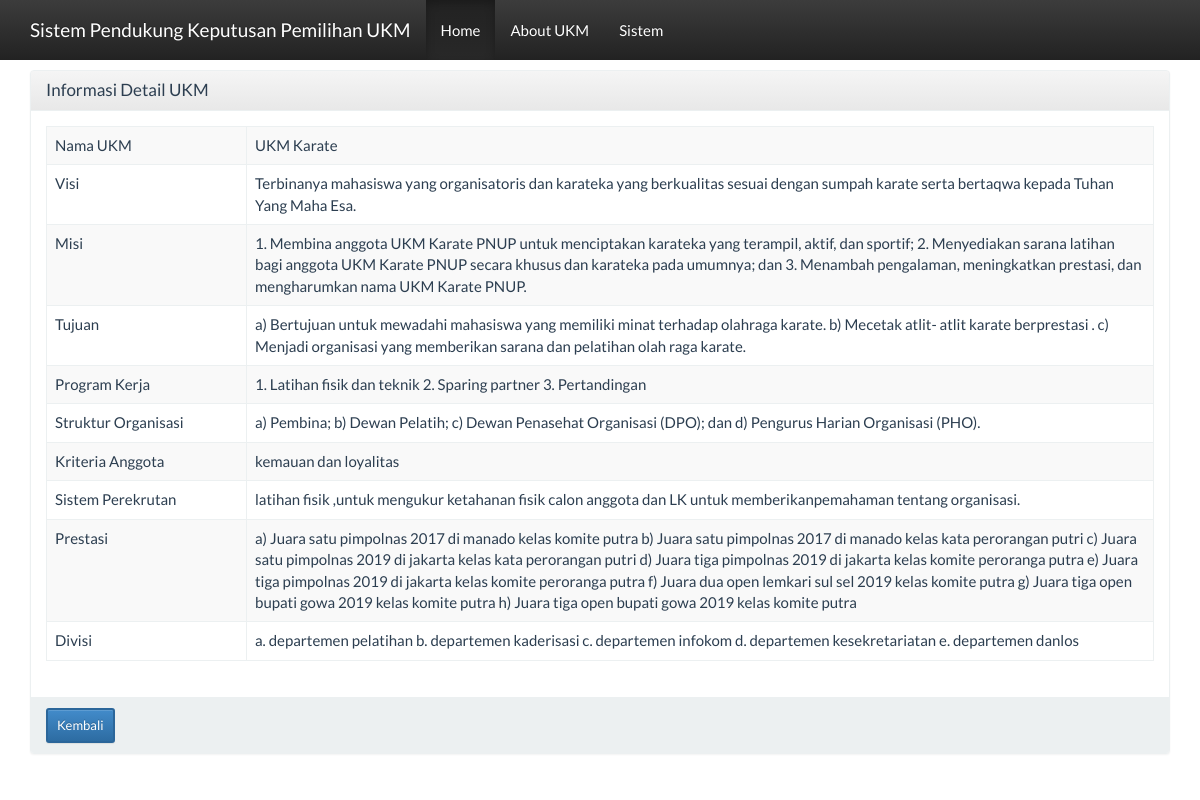
Page /?page=ukm&actions=detail&id=2 on the committed database.
### tables this page shows
CREATE TABLE `tb_data_ukm` (
  `id` int(11) NOT NULL,
  `nama_ukm` varchar(50) DEFAULT NULL,
  `visi` varchar(500) DEFAULT NULL,
  `misi` varchar(1000) DEFAULT NULL,
  `tujuan` varchar(500) DEFAULT NULL,
  `proker` varchar(1000) DEFAULT NULL,
  `struktur_org` varchar(500) DEFAULT NULL,
  `kriteria_ang` varchar(100) DEFAULT NULL,
  `sistem_rekrut` varchar(1000) DEFAULT NULL,
  `prestasi` varchar(500) DEFAULT NULL,
  `divisi` varchar(1000) DEFAULT NULL,
  `about` varchar(1000) DEFAULT NULL,
  `foto` varchar(200) DEFAULT NULL
);

### db/database.php (called while the page is built, shortened)
<?php
class database {
    private $servername;
    private $user_db;
    private $password_db;
    private $database;
    private $koneksi;
    function database() {
        return $this->connect_db();
    }
    function load_conf_db() {
        $path = dirname(__FILE__) . '/koneksi.php';
        if (file_exists($path)) {
            $conf = include $path;
            $this->servername = @$conf['host'];
            $this->database = @$conf['dbname'];
            $this->user_db = @$conf['username'];
            $this->password_db = @$conf['password'];
        }
    }
    public function connect_db() {
        $this->koneksi = mysqli_connect($this->servername, $this->user_db, $this->password_db, $this->database);
        return $this->koneksi;
    }
    function db_query($sql) {
        $conn = $this->koneksi;
        return mysqli_query($conn, $sql);
    }
    function db_fetch_array($result) {
        return mysqli_fetch_array($result);
    }
}
?>

### db/koneksi.php (called while the page is built)
<?php
return array(
    'host' => "localhost",
    'username' => "root",
    'password' => "",
    'dbname' => "spk_ukm",
);
?>

### views/ukm_detail.php (the view)
<?php
require 'db/database.php';
?>
<div class="container">
    <div class="row">
        <div class="col-xs-12">
            <div class="panel panel-default">
                <div class="panel-heading">
                    <h3 class="panel-title">Informasi Detail UKM</h3>
                </div>
                <div class="panel-body">
                    <?php
                    $db_object = new database();
                    $sql = "SELECT *FROM tb_data_ukm WHERE id='" . $_GET ['id'] . "'";
                    $query = $db_object->db_query($sql);
                     while ($data = $db_object->db_fetch_array($query)) {
                    ?>
                    <table class="table table-bordered table-striped table-hover">
                        <tr>
                            <td width="200">Nama UKM</td> <td><?= $data['nama_ukm'] ?></td>
                        </tr>
                        <tr>
                            <td>Visi</td> <td><?= $data['visi'] ?></td>
                        </tr>
                        <tr>
                            <td>Misi</td> <td><?= $data['misi'] ?></td>
                        </tr>
                        <tr>
                            <td>Tujuan</td> <td><?= $data['tujuan'] ?></td>
                        </tr>
                        <tr>
                            <td>Program Kerja</td> <td><?= $data['proker'] ?></td>
                        </tr>
                        <tr>
                            <td>Struktur Organisasi</td> <td><?= $data['struktur_org'] ?></td>
                        </tr>
                        <tr>
                            <td>Kriteria Anggota</td> <td><?= $data['kriteria_ang'] ?></td>
                        </tr>
                        <tr>
                            <td>Sistem Perekrutan</td> <td><?= $data['sistem_rekrut'] ?></td>
                        </tr>
                        <tr>
                            <td>Prestasi</td> <td><?= $data['prestasi'] ?></td>
                        </tr>
                        <tr>
                            <td>Divisi</td> <td><?= $data['divisi'] ?></td>
                        </tr>
                    </table>
                </div>
                <div class="panel-footer">
                    <a href="?page=ukm&actions=tampil" class="btn btn-primary btn-sm">
                        Kembali </a>
                </div>
            </div>
        </div>
    </div>
</div>
<?php } ?>

### index.php (style rules this page uses)
body { margin-top:70px; }

### rows in the picture
tb_data_ukm: nama_ukm "UKM Karate", visi "Terbinanya mahasiswa yang organisatoris dan karateka yang berkualitas sesuai dengan sumpah karate serta bertaqwa kepada Tuhan Yang Maha Esa.", misi "1. Membina anggota UKM Karate PNUP untuk menciptakan karateka yang terampil, aktif, dan sportif; 2. Menyediakan sarana latihan bagi anggota UKM Karate PNUP secara khusus dan karateka pada umumnya; dan 3. Menambah pengalaman, meningkatkan prestasi, dan mengharumkan nama UKM Karate PNUP.", tujuan "a) Bertujuan untuk mewadahi mahasiswa yang memiliki minat terhadap olahraga karate. b) Mecetak atlit- atlit karate berprestasi . c) Menjadi organisasi yang memberikan sarana dan pelatihan olah raga karate.", proker "1. Latihan fisik dan teknik 2. Sparing partner 3. Pertandingan", struktur_org "a) Pembina; b) Dewan Pelatih; c) Dewan Penasehat Organisasi (DPO); dan d) Pengurus Harian Organisasi (PHO).", kriteria_ang "kemauan dan loyalitas", sistem_rekrut "latihan fisik ,untuk mengukur ketahanan fisik calon anggota dan LK untuk memberikanpemahaman tentang organisasi.", prestasi "a) Juara satu pimpolnas 2017 di manado kelas komite putra b) Juara satu pimpolnas 2017 di manado kelas kata perorangan putri c) Juara satu pimpolnas 2019 di jakarta kelas kata perorangan putri d) Juara tiga pimpolnas 2019 di jakarta kelas komite peroranga putra e) Juara tiga pimpolnas 2019 di jakarta kelas komite peroranga putra f) Juara dua open lemkari sul sel 2019 kelas komite putra g) Juara tiga open bupati gowa 2019 kelas komite putra h) Juara tiga open bupati gowa 2019 kelas komite putra", divisi "a. departemen pelatihan b. departemen kaderisasi c. departemen infokom d. departemen kesekretariatan e. departemen danlos"
